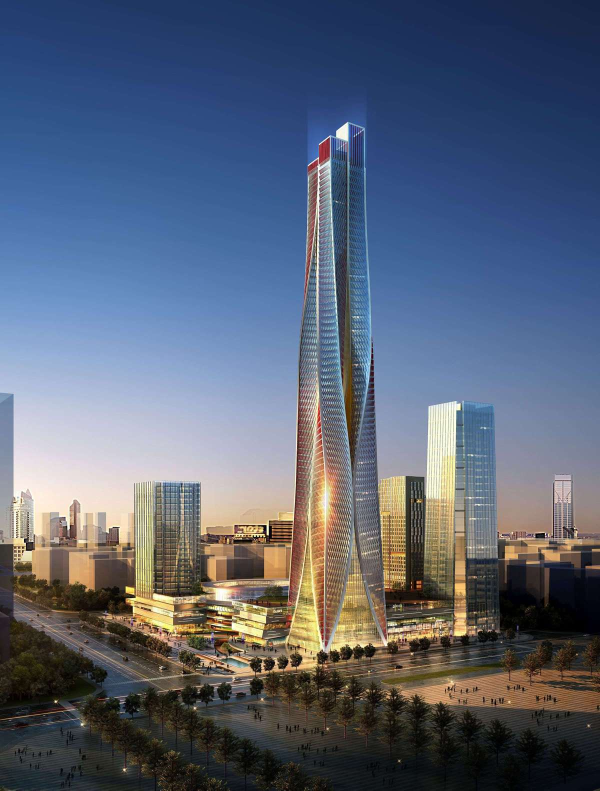
#> input picture assets/img/projects/Changsha-300m/b_1.jpg, 1200 x 1581 px (shown at 1/2 size); its folder holds only this picture in this run
$ python img_compression.py
#> lines starting #> are read from the running program, lines starting #| are printed output that depends on the picture


from PIL import Image
import PIL
import os
import glob
import shutil


class ImageEditor:

    def __init__(self):
        pass

    def get_file_bytype(self, folder='', filetype = '.jpg'):
#> called with folder = './projects/Changsha-300m/', filetype = '.jpg'
        file_list = []
        for root, dirs, files in os.walk(folder):
            # print (' check the dirs ', root, dirs, files)
            for file in files:
                if file.endswith(filetype):
                    file_list.append(file)
            # do only a single folder
            break
        return file_list


    def get_folders(self, folder = ''):
        # folderlist = [x[0] for x in os.walk(folder)]
        foldernamelist = next(os.walk(folder))[1]
        return foldernamelist

    def process_folder(self, folder = '', file_list = []):

#> called with folder = './projects/Changsha-300m/'
        first = True
        for index,filename in enumerate(file_list):
            if(first):
                newfilename = 'b_' + filename

                picture = Image.open(folder + filename)
#> picture is the input picture: PIL image 1200x1581 RGB; mean R, G, B 88.8, 98.5, 117.2
                wid = picture.size[0]
#> wid = 1200
                ht = picture.size[1]
#> ht = 1581
                picture_new = picture.resize((int(wid*0.5), int(ht*0.5)))
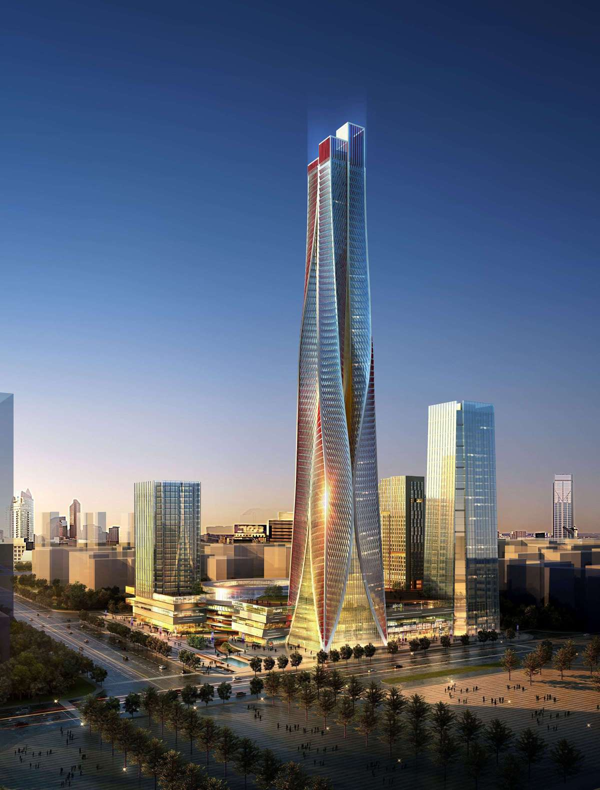
#> picture_new: PIL image 600x790 RGB; mean R, G, B 88.8, 98.5, 117.2
                picture_new.save(folder + newfilename, optimize=True,quality=60)

                # shutil.copy(folder + filename, folder + newfilename)
                # self.img_compress(folder, newfilename, min_filesize = False, thresh_filesize = 300, quality = 20 )
                first = False

            self.img_compress(folder,filename, quality = 60 )


    def extra_dir_util(self, path = '', foldername = 'processed'):
        if not os.path.exists(path + foldername):
            os.makedirs(path + foldername)
        else:
            # os.rmdir(path + 'processed')
            shutil.rmtree(path + foldername)
            os.makedirs(path + foldername)


    def img_compress(self, path = '', filename = '', min_filesize = True, thresh_filesize = 300, quality = 30):
        filesize = os.path.getsize(path + filename)/1024
        if(min_filesize and filesize < thresh_filesize):
            print (' not compressing image size - ', path, filesize)
            return
        picture = Image.open(path + filename)
        # newpath = path + 'processed/' + '_' + filename
        newpath = path + filename
        # dim = picture.size
        # print(f"This is the current width and height of the image: {dim} /// {filesize}")
        picture.save(newpath,optimize=True,quality=quality)
        return

    def oper_single_folder(self, path):
        # im.extra_dir_util(path)
        file_list = self.get_file_bytype(path, filetype='.jpg')
        # print (' filelist gotten ', file_list)
        self.process_folder(path, file_list)


    def process_multi_folders(self, proj_folder = '', foldernamelist = []):

        for index, foldername in enumerate(foldernamelist):
            print ('starting folder ', index, foldername, '+++++++++++++++++++++++++++++++++++++++++++ \n')
            path = proj_folder + foldername + '/'

            self.oper_single_folder(path)
#> pass 2 of the loop in process_multi_folders, `for index, foldername in enumerate(foldernamelist):`:
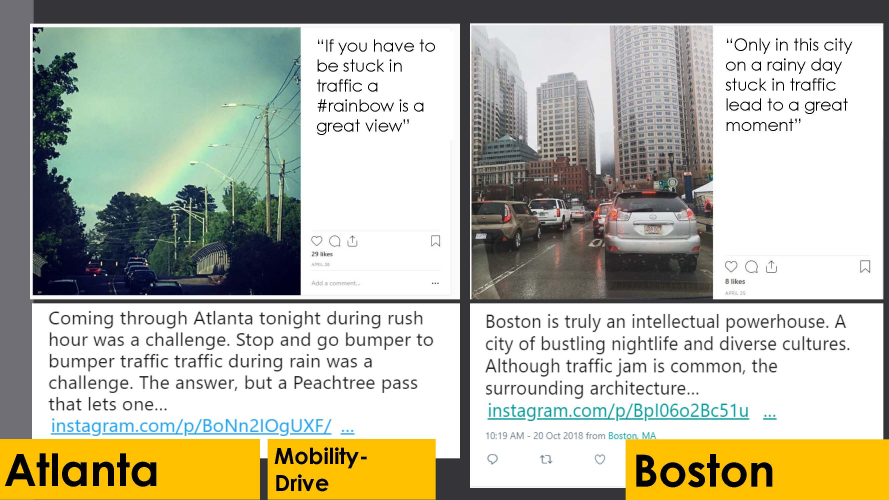
#> input picture assets/img/projects/affect-in-cities/12.jpg, 2667 x 1500 px (shown at 1/3 size)
#> in process_folder, picture is the input picture: PIL image 2667x1500 RGB; mean R, G, B 182.4, 182.3, 165.5
#> in process_folder (call 2), `picture_new = picture.resize((int(wid*0.5), int(ht*0.5)))`:
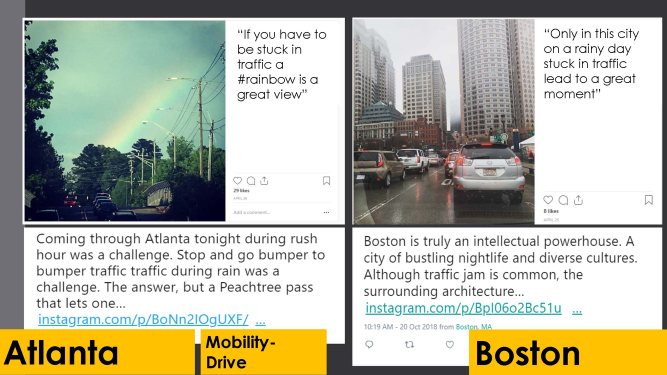
#> picture_new: PIL image 1333x750 RGB (shown at 1/2 size); mean R, G, B 182.3, 182.2, 165.5

        return


if __name__ == "__main__":
    im = ImageEditor()
    proj_folder = './projects/'
    path = proj_folder + 'pods-public-seating/'

    foldernamelist = im.get_folders(proj_folder)
    print (' foldername list ', foldernamelist, len(foldernamelist))

    # ALL PROJS FOLDERS
    im.process_multi_folders(proj_folder, foldernamelist)

    exit()
#> (the program exits here)
